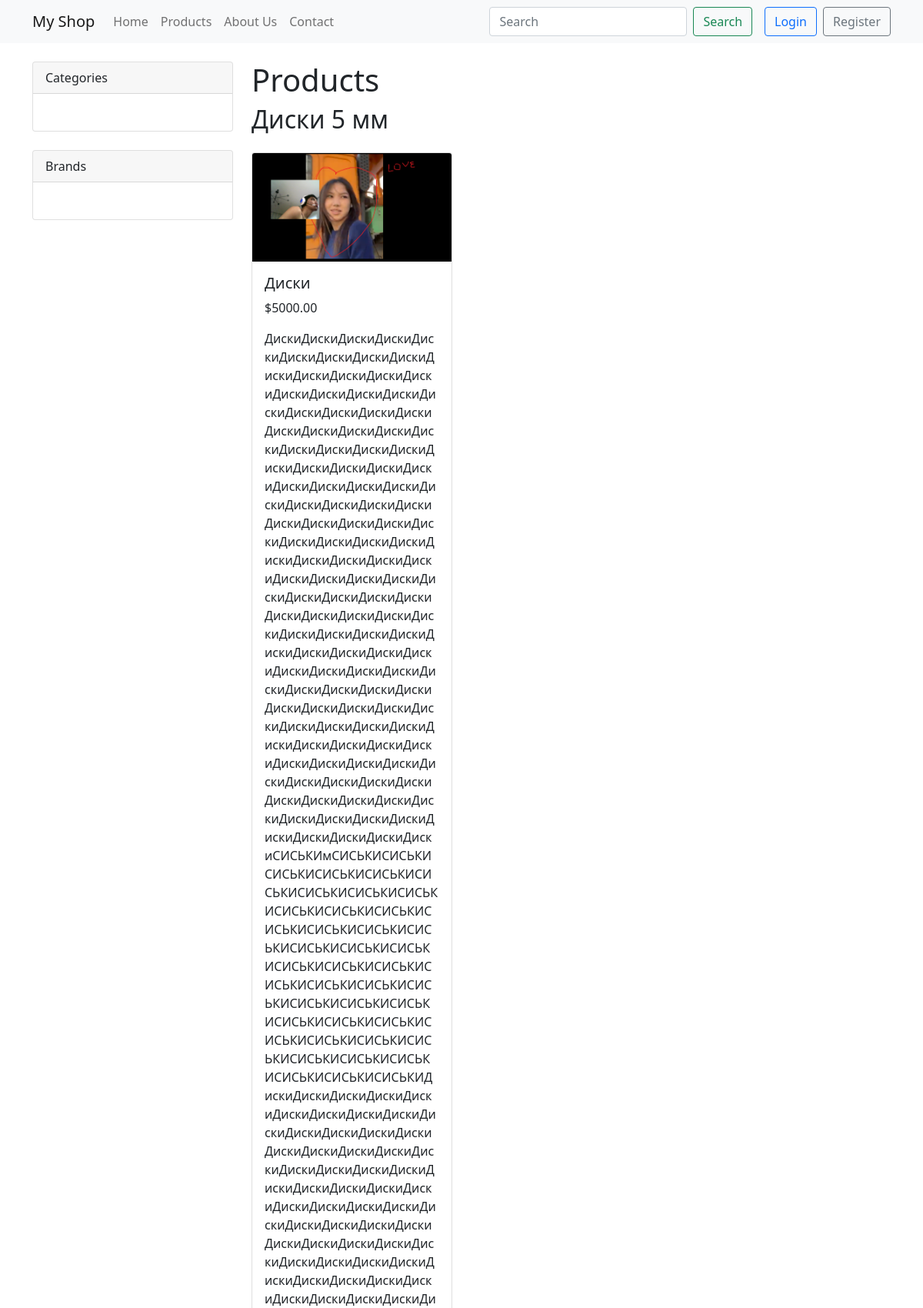
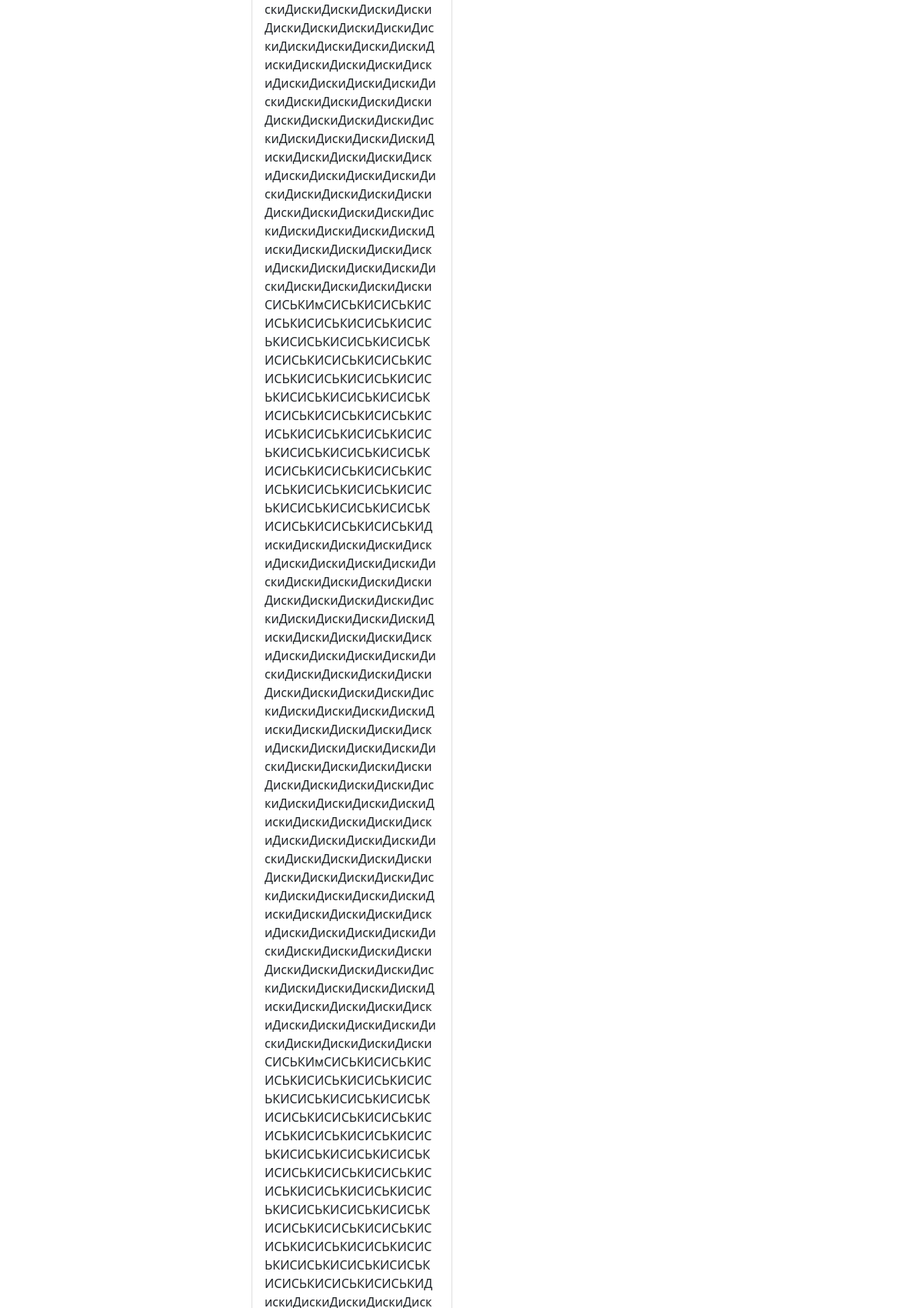
Screenshot of /products/diski-5-mm/ (upper part) with the database file from the repository (2 pictures, top to bottom).
### shop/models.py (models this page shows, shortened)
class Category(MPTTModel):
    name = models.CharField(max_length=100)
    slug = models.SlugField(max_length=100, unique=True)
    parent = TreeForeignKey('self', on_delete=models.CASCADE, null=True, blank=True, related_name='children')
    class MPTTMeta:
        order_insertion_by = ['name']

class Product(models.Model):
    name = models.CharField(max_length=100)
    slug = models.SlugField(max_length=100, unique=True)
    description = models.TextField()
    price = models.DecimalField(max_digits=10, decimal_places=2)
    category = TreeForeignKey(Category, on_delete=models.CASCADE)
    brand = models.ForeignKey(Brand, on_delete=models.CASCADE)
    image = models.ImageField(upload_to='products/')
    available = models.BooleanField(default=True)
    created = models.DateTimeField(auto_now_add=True)
    updated = models.DateTimeField(auto_now=True)

### shop/views.py (the view)
# urls.py: path('products/', views.product_list, name='product_list'),
def product_list(request, category_slug=None):
    category = None
    categories = Category.objects.all()
    products = Product.objects.filter(available=True)
    if category_slug:
        category = get_object_or_404(Category, slug=category_slug)
        products = products.filter(category=category)
    return render(request, 'products.html', {
        'category': category,
        'categories': categories,
        'products': products,
    })

### cart/context_processors.py (called while the page is built)
def cart(request):
    return {'cart': Cart(request)}

### templates/products.html (shortened to what this page needs)
{% extends "base.html" %}
{% block content %}
    <h1>Products</h1>
    {% if category %}
        <h2>{{ category.name }}</h2>
    {% endif %}
    <div class="row mt-4">
        {% for product in products %}
            <div class="col-md-4 mb-4">
                <div class="card h-100">
                    <img src="{{ product.image.url }}" class="card-img-top" alt="{{ product.name }}">
                    <div class="card-body">
                        <h5 class="card-title">{{ product.name }}</h5>
                        <p class="card-text">${{ product.price }}</p>
                        <p class="card-text">{{ product.description|truncatewords:20 }}</p>
                    </div>
                </div>
            </div>
        {% empty %}
            <div class="col-12">
                <p>No products found.</p>
            </div>
        {% endfor %}
    </div>
{% endblock %}

### rows the page displays
Category: name "Диски 5 мм"
Product: image (picture), name "Диски", price "5000.00"
